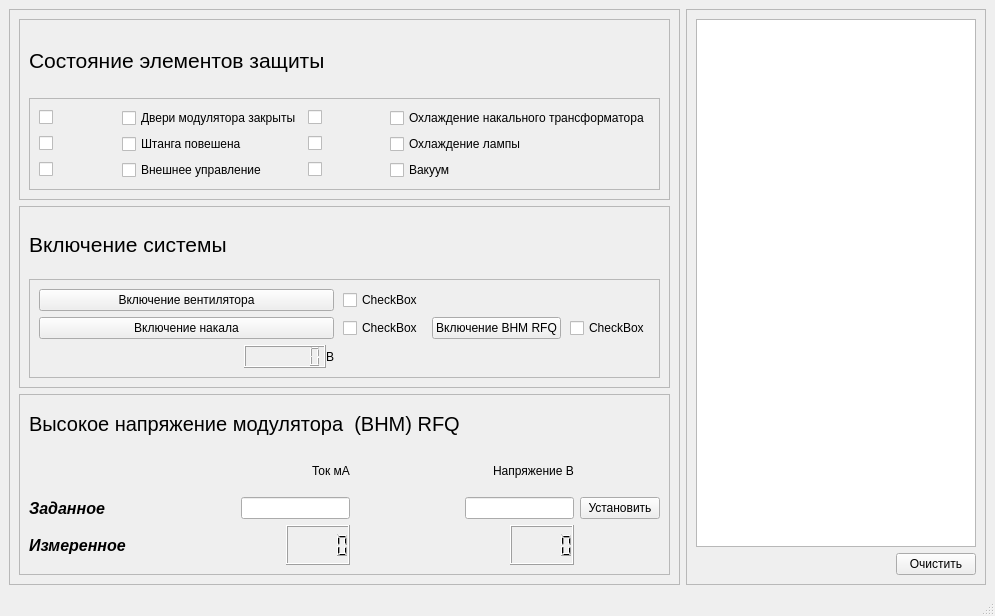
<?xml version="1.0" encoding="UTF-8"?>
<ui version="4.0">
 <class>MainWindow</class>
 <widget class="QMainWindow" name="MainWindow">
  <property name="windowModality">
   <enum>Qt::NonModal</enum>
  </property>
  <property name="geometry">
   <rect>
    <x>0</x>
    <y>0</y>
    <width>995</width>
    <height>616</height>
   </rect>
  </property>
  <property name="windowTitle">
   <string>MainWindow</string>
  </property>
  <property name="unifiedTitleAndToolBarOnMac">
   <bool>false</bool>
  </property>
  <widget class="QWidget" name="centralwidget">
   <layout class="QHBoxLayout" name="horizontalLayout">
    <item>
     <widget class="QFrame" name="frame">
      <property name="frameShape">
       <enum>QFrame::StyledPanel</enum>
      </property>
      <property name="frameShadow">
       <enum>QFrame::Raised</enum>
      </property>
      <layout class="QVBoxLayout" name="verticalLayout">
       <item>
        <widget class="QFrame" name="frame_4">
         <property name="frameShape">
          <enum>QFrame::StyledPanel</enum>
         </property>
         <property name="frameShadow">
          <enum>QFrame::Raised</enum>
         </property>
         <layout class="QVBoxLayout" name="verticalLayout_2">
          <item>
           <widget class="QLabel" name="labelMainTop">
            <property name="font">
             <font>
              <pointsize>16</pointsize>
             </font>
            </property>
            <property name="text">
             <string>Состояние элементов защиты</string>
            </property>
           </widget>
          </item>
          <item>
           <widget class="QFrame" name="frame_6">
            <property name="frameShape">
             <enum>QFrame::StyledPanel</enum>
            </property>
            <property name="frameShadow">
             <enum>QFrame::Raised</enum>
            </property>
            <layout class="QGridLayout" name="gridLayout_3">
             <item row="1" column="0">
              <widget class="QCheckBox" name="checkBox_11">
               <property name="text">
                <string/>
               </property>
              </widget>
             </item>
             <item row="1" column="3">
              <widget class="QCheckBox" name="protect_Lamp">
               <property name="text">
                <string>Охлаждение лампы</string>
               </property>
              </widget>
             </item>
             <item row="2" column="1">
              <widget class="QCheckBox" name="protect_External">
               <property name="text">
                <string>Внешнее управление</string>
               </property>
              </widget>
             </item>
             <item row="0" column="2">
              <widget class="QCheckBox" name="checkBox_13">
               <property name="text">
                <string/>
               </property>
              </widget>
             </item>
             <item row="0" column="0">
              <widget class="QCheckBox" name="checkBox_10">
               <property name="text">
                <string/>
               </property>
              </widget>
             </item>
             <item row="0" column="1">
              <widget class="QCheckBox" name="protect_Door">
               <property name="enabled">
                <bool>true</bool>
               </property>
               <property name="text">
                <string>Двери модулятора закрыты</string>
               </property>
              </widget>
             </item>
             <item row="2" column="0">
              <widget class="QCheckBox" name="checkBox_12">
               <property name="text">
                <string/>
               </property>
              </widget>
             </item>
             <item row="2" column="3">
              <widget class="QCheckBox" name="protect_Vacuum">
               <property name="text">
                <string>Вакуум</string>
               </property>
              </widget>
             </item>
             <item row="0" column="3">
              <widget class="QCheckBox" name="protect_Transformator">
               <property name="text">
                <string>Охлаждение накального трансформатора</string>
               </property>
              </widget>
             </item>
             <item row="1" column="1">
              <widget class="QCheckBox" name="protect_Barbell">
               <property name="text">
                <string>Штанга повешена</string>
               </property>
              </widget>
             </item>
             <item row="1" column="2">
              <widget class="QCheckBox" name="checkBox_14">
               <property name="text">
                <string/>
               </property>
              </widget>
             </item>
             <item row="2" column="2">
              <widget class="QCheckBox" name="checkBox_15">
               <property name="text">
                <string/>
               </property>
              </widget>
             </item>
            </layout>
           </widget>
          </item>
         </layout>
        </widget>
       </item>
       <item>
        <widget class="QFrame" name="frame_3">
         <property name="maximumSize">
          <size>
           <width>16777215</width>
           <height>200</height>
          </size>
         </property>
         <property name="frameShape">
          <enum>QFrame::StyledPanel</enum>
         </property>
         <property name="frameShadow">
          <enum>QFrame::Raised</enum>
         </property>
         <layout class="QVBoxLayout" name="verticalLayout_3">
          <item>
           <widget class="QLabel" name="labelMainCenter">
            <property name="font">
             <font>
              <pointsize>16</pointsize>
             </font>
            </property>
            <property name="text">
             <string>Включение системы</string>
            </property>
           </widget>
          </item>
          <item>
           <widget class="QFrame" name="frame_5">
            <property name="frameShape">
             <enum>QFrame::StyledPanel</enum>
            </property>
            <property name="frameShadow">
             <enum>QFrame::Raised</enum>
            </property>
            <layout class="QGridLayout" name="gridLayout_2">
             <property name="rightMargin">
              <number>9</number>
             </property>
             <property name="horizontalSpacing">
              <number>9</number>
             </property>
             <item row="1" column="2">
              <widget class="QPushButton" name="bhm_Rfq_pushButton">
               <property name="text">
                <string>Включение BHM RFQ</string>
               </property>
              </widget>
             </item>
             <item row="1" column="3">
              <widget class="QCheckBox" name="checkBox_9">
               <property name="text">
                <string>CheckBox</string>
               </property>
              </widget>
             </item>
             <item row="0" column="0">
              <widget class="QPushButton" name="ventil_pushButton">
               <property name="text">
                <string>Включение вентилятора</string>
               </property>
              </widget>
             </item>
             <item row="1" column="0">
              <widget class="QPushButton" name="heat_pushButton">
               <property name="text">
                <string>Включение накала</string>
               </property>
              </widget>
             </item>
             <item row="0" column="1">
              <widget class="QCheckBox" name="checkBox_7">
               <property name="text">
                <string>CheckBox</string>
               </property>
              </widget>
             </item>
             <item row="1" column="1">
              <widget class="QCheckBox" name="checkBox_8">
               <property name="text">
                <string>CheckBox</string>
               </property>
              </widget>
             </item>
             <item row="3" column="0">
              <layout class="QHBoxLayout" name="horizontalLayout_9">
               <item>
                <spacer name="horizontalSpacer_8">
                 <property name="orientation">
                  <enum>Qt::Horizontal</enum>
                 </property>
                 <property name="sizeHint" stdset="0">
                  <size>
                   <width>40</width>
                   <height>20</height>
                  </size>
                 </property>
                </spacer>
               </item>
               <item>
                <widget class="QLCDNumber" name="system_lcdNumber">
                 <property name="smallDecimalPoint">
                  <bool>false</bool>
                 </property>
                 <property name="digitCount">
                  <number>7</number>
                 </property>
                 <property name="value" stdset="0">
                  <double>0.000000000000000</double>
                 </property>
                </widget>
               </item>
               <item>
                <widget class="QLabel" name="label">
                 <property name="text">
                  <string>В</string>
                 </property>
                </widget>
               </item>
              </layout>
             </item>
            </layout>
           </widget>
          </item>
         </layout>
        </widget>
       </item>
       <item>
        <widget class="QFrame" name="frame_7">
         <property name="frameShape">
          <enum>QFrame::StyledPanel</enum>
         </property>
         <property name="frameShadow">
          <enum>QFrame::Raised</enum>
         </property>
         <layout class="QGridLayout" name="gridLayout" rowstretch="0,0,0,0">
          <item row="1" column="2">
           <layout class="QHBoxLayout" name="horizontalLayout_8">
            <item>
             <spacer name="horizontalSpacer_6">
              <property name="orientation">
               <enum>Qt::Horizontal</enum>
              </property>
              <property name="sizeHint" stdset="0">
               <size>
                <width>40</width>
                <height>20</height>
               </size>
              </property>
             </spacer>
            </item>
            <item>
             <widget class="QLabel" name="label_7">
              <property name="text">
               <string>Напряжение В</string>
              </property>
             </widget>
            </item>
           </layout>
          </item>
          <item row="2" column="3">
           <widget class="QPushButton" name="cur_Volt_pushButton">
            <property name="text">
             <string>Установить</string>
            </property>
           </widget>
          </item>
          <item row="2" column="1">
           <layout class="QHBoxLayout" name="horizontalLayout_5">
            <item>
             <spacer name="horizontalSpacer_4">
              <property name="orientation">
               <enum>Qt::Horizontal</enum>
              </property>
              <property name="sizeHint" stdset="0">
               <size>
                <width>40</width>
                <height>20</height>
               </size>
              </property>
             </spacer>
            </item>
            <item>
             <widget class="QLineEdit" name="Cur_Set_lineEdit">
              <property name="maxLength">
               <number>32767</number>
              </property>
              <property name="frame">
               <bool>true</bool>
              </property>
             </widget>
            </item>
           </layout>
          </item>
          <item row="2" column="0">
           <widget class="QLabel" name="label_4">
            <property name="font">
             <font>
              <pointsize>12</pointsize>
              <weight>75</weight>
              <italic>true</italic>
              <bold>true</bold>
             </font>
            </property>
            <property name="text">
             <string>Заданное</string>
            </property>
           </widget>
          </item>
          <item row="3" column="0">
           <widget class="QLabel" name="label_5">
            <property name="font">
             <font>
              <pointsize>12</pointsize>
              <weight>75</weight>
              <italic>true</italic>
              <bold>true</bold>
             </font>
            </property>
            <property name="text">
             <string>Измеренное</string>
            </property>
           </widget>
          </item>
          <item row="3" column="1">
           <layout class="QHBoxLayout" name="horizontalLayout_3">
            <item>
             <spacer name="horizontalSpacer_2">
              <property name="orientation">
               <enum>Qt::Horizontal</enum>
              </property>
              <property name="sizeHint" stdset="0">
               <size>
                <width>40</width>
                <height>20</height>
               </size>
              </property>
             </spacer>
            </item>
            <item>
             <widget class="QLCDNumber" name="Cur_Get_lcdNumber"/>
            </item>
           </layout>
          </item>
          <item row="2" column="2">
           <layout class="QHBoxLayout" name="horizontalLayout_6">
            <item>
             <spacer name="horizontalSpacer_7">
              <property name="orientation">
               <enum>Qt::Horizontal</enum>
              </property>
              <property name="sizeHint" stdset="0">
               <size>
                <width>40</width>
                <height>20</height>
               </size>
              </property>
             </spacer>
            </item>
            <item>
             <widget class="QLineEdit" name="Volt_Set_lineEdit"/>
            </item>
           </layout>
          </item>
          <item row="3" column="2">
           <layout class="QHBoxLayout" name="horizontalLayout_4">
            <item>
             <spacer name="horizontalSpacer_3">
              <property name="orientation">
               <enum>Qt::Horizontal</enum>
              </property>
              <property name="sizeHint" stdset="0">
               <size>
                <width>40</width>
                <height>20</height>
               </size>
              </property>
             </spacer>
            </item>
            <item>
             <widget class="QLCDNumber" name="Volt_Get_lcdNumber"/>
            </item>
           </layout>
          </item>
          <item row="1" column="1">
           <layout class="QHBoxLayout" name="horizontalLayout_7">
            <item>
             <spacer name="horizontalSpacer_5">
              <property name="orientation">
               <enum>Qt::Horizontal</enum>
              </property>
              <property name="sizeHint" stdset="0">
               <size>
                <width>40</width>
                <height>20</height>
               </size>
              </property>
             </spacer>
            </item>
            <item>
             <widget class="QLabel" name="label_6">
              <property name="text">
               <string>Ток мА</string>
              </property>
             </widget>
            </item>
           </layout>
          </item>
          <item row="0" column="0" colspan="3">
           <widget class="QLabel" name="labelMainBottom">
            <property name="font">
             <font>
              <pointsize>15</pointsize>
             </font>
            </property>
            <property name="text">
             <string>Высокое напряжение модулятора  (BHM) RFQ</string>
            </property>
           </widget>
          </item>
         </layout>
         <zorder>labelMainBottom</zorder>
         <zorder>label_4</zorder>
         <zorder>label_5</zorder>
         <zorder>frame_2</zorder>
         <zorder>cur_Volt_pushButton</zorder>
         <zorder>horizontalLayoutWidget_2</zorder>
         <zorder>horizontalLayoutWidget_3</zorder>
         <zorder>horizontalLayoutWidget_4</zorder>
         <zorder>horizontalLayoutWidget_5</zorder>
         <zorder>horizontalLayoutWidget_6</zorder>
         <zorder>horizontalLayoutWidget_7</zorder>
        </widget>
       </item>
      </layout>
     </widget>
    </item>
    <item>
     <widget class="QFrame" name="frame_2">
      <property name="maximumSize">
       <size>
        <width>300</width>
        <height>16777215</height>
       </size>
      </property>
      <property name="frameShape">
       <enum>QFrame::StyledPanel</enum>
      </property>
      <property name="frameShadow">
       <enum>QFrame::Raised</enum>
      </property>
      <layout class="QVBoxLayout" name="verticalLayout_4">
       <item>
        <widget class="QTextBrowser" name="output_textBrowser">
         <property name="maximumSize">
          <size>
           <width>16777215</width>
           <height>16777215</height>
          </size>
         </property>
        </widget>
       </item>
       <item>
        <layout class="QHBoxLayout" name="horizontalLayout_2">
         <item>
          <spacer name="horizontalSpacer">
           <property name="orientation">
            <enum>Qt::Horizontal</enum>
           </property>
           <property name="sizeHint" stdset="0">
            <size>
             <width>40</width>
             <height>20</height>
            </size>
           </property>
          </spacer>
         </item>
         <item>
          <widget class="QPushButton" name="clearEdit_pushButton">
           <property name="text">
            <string>Очистить</string>
           </property>
          </widget>
         </item>
        </layout>
       </item>
      </layout>
     </widget>
    </item>
   </layout>
  </widget>
  <widget class="QMenuBar" name="menubar">
   <property name="geometry">
    <rect>
     <x>0</x>
     <y>0</y>
     <width>995</width>
     <height>23</height>
    </rect>
   </property>
  </widget>
  <widget class="QStatusBar" name="statusbar"/>
 </widget>
 <resources/>
 <connections/>
</ui>
